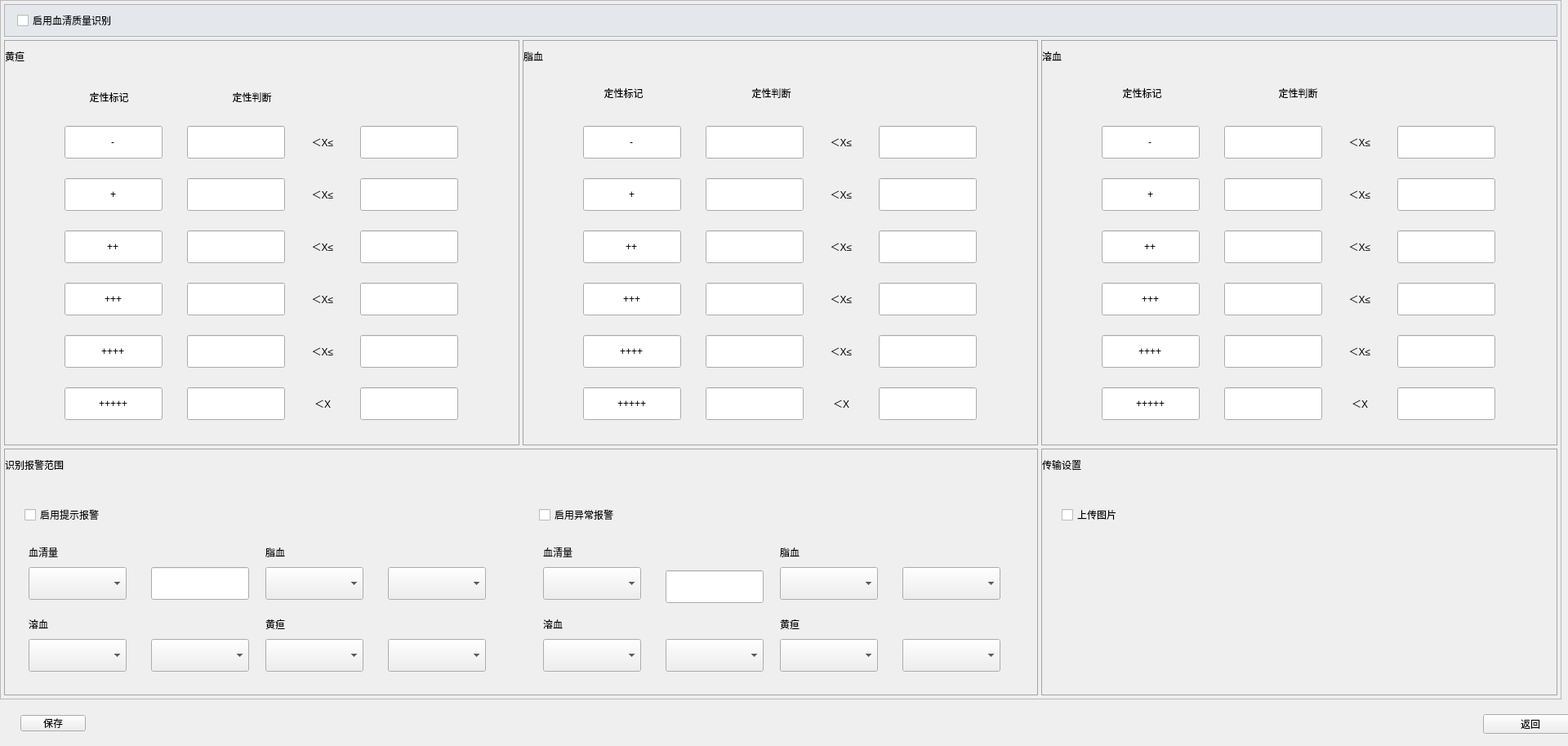
<?xml version="1.0" encoding="UTF-8"?>
<ui version="4.0">
 <class>AiAnalysisWgt</class>
 <widget class="QWidget" name="AiAnalysisWgt">
  <property name="geometry">
   <rect>
    <x>0</x>
    <y>0</y>
    <width>1920</width>
    <height>913</height>
   </rect>
  </property>
  <property name="windowTitle">
   <string>Form</string>
  </property>
  <widget class="QPushButton" name="flat_return">
   <property name="geometry">
    <rect>
     <x>1816</x>
     <y>874</y>
     <width>116</width>
     <height>24</height>
    </rect>
   </property>
   <property name="text">
    <string>返回</string>
   </property>
   <property name="buttons" stdset="0">
    <string>flat</string>
   </property>
  </widget>
  <widget class="QWidget" name="widget" native="true">
   <property name="geometry">
    <rect>
     <x>25</x>
     <y>875</y>
     <width>861</width>
     <height>20</height>
    </rect>
   </property>
   <layout class="QHBoxLayout" name="horizontalLayout">
    <property name="spacing">
     <number>70</number>
    </property>
    <property name="leftMargin">
     <number>0</number>
    </property>
    <property name="topMargin">
     <number>0</number>
    </property>
    <property name="rightMargin">
     <number>0</number>
    </property>
    <property name="bottomMargin">
     <number>0</number>
    </property>
    <item>
     <widget class="QPushButton" name="flat_save">
      <property name="text">
       <string>保存</string>
      </property>
      <property name="buttons" stdset="0">
       <string>flat</string>
      </property>
     </widget>
    </item>
    <item>
     <spacer name="horizontalSpacer">
      <property name="orientation">
       <enum>Qt::Horizontal</enum>
      </property>
      <property name="sizeHint" stdset="0">
       <size>
        <width>40</width>
        <height>20</height>
       </size>
      </property>
     </spacer>
    </item>
   </layout>
  </widget>
  <widget class="QFrame" name="line_h_2">
   <property name="geometry">
    <rect>
     <x>0</x>
     <y>855</y>
     <width>1912</width>
     <height>1</height>
    </rect>
   </property>
   <property name="frameShape">
    <enum>QFrame::StyledPanel</enum>
   </property>
   <property name="frameShadow">
    <enum>QFrame::Raised</enum>
   </property>
   <property name="lines" stdset="0">
    <string>solid</string>
   </property>
  </widget>
  <widget class="QFrame" name="line_v_2">
   <property name="geometry">
    <rect>
     <x>1911</x>
     <y>0</y>
     <width>1</width>
     <height>855</height>
    </rect>
   </property>
   <property name="frameShape">
    <enum>QFrame::StyledPanel</enum>
   </property>
   <property name="frameShadow">
    <enum>QFrame::Raised</enum>
   </property>
   <property name="lines" stdset="0">
    <string>solid</string>
   </property>
  </widget>
  <widget class="QFrame" name="line_v">
   <property name="geometry">
    <rect>
     <x>0</x>
     <y>0</y>
     <width>1</width>
     <height>855</height>
    </rect>
   </property>
   <property name="frameShape">
    <enum>QFrame::StyledPanel</enum>
   </property>
   <property name="frameShadow">
    <enum>QFrame::Raised</enum>
   </property>
   <property name="lines" stdset="0">
    <string>solid</string>
   </property>
  </widget>
  <widget class="QFrame" name="line_h">
   <property name="geometry">
    <rect>
     <x>0</x>
     <y>0</y>
     <width>1912</width>
     <height>1</height>
    </rect>
   </property>
   <property name="styleSheet">
    <string notr="true"/>
   </property>
   <property name="frameShape">
    <enum>QFrame::StyledPanel</enum>
   </property>
   <property name="frameShadow">
    <enum>QFrame::Raised</enum>
   </property>
   <property name="lines" stdset="0">
    <string>solid</string>
   </property>
  </widget>
  <widget class="QFrame" name="AiSwitchFrame">
   <property name="geometry">
    <rect>
     <x>5</x>
     <y>5</y>
     <width>1902</width>
     <height>40</height>
    </rect>
   </property>
   <property name="minimumSize">
    <size>
     <width>1902</width>
     <height>40</height>
    </size>
   </property>
   <property name="maximumSize">
    <size>
     <width>1902</width>
     <height>40</height>
    </size>
   </property>
   <property name="styleSheet">
    <string notr="true">QFrame#AiSwitchFrame
{
	background:#e4e7ec;
}</string>
   </property>
   <property name="frameShape">
    <enum>QFrame::StyledPanel</enum>
   </property>
   <property name="frameShadow">
    <enum>QFrame::Raised</enum>
   </property>
   <layout class="QHBoxLayout" name="horizontalLayout_2" stretch="0,1">
    <property name="spacing">
     <number>0</number>
    </property>
    <property name="leftMargin">
     <number>15</number>
    </property>
    <property name="topMargin">
     <number>0</number>
    </property>
    <property name="rightMargin">
     <number>0</number>
    </property>
    <property name="bottomMargin">
     <number>0</number>
    </property>
    <item>
     <widget class="QCheckBox" name="AiSwitchCB">
      <property name="minimumSize">
       <size>
        <width>0</width>
        <height>30</height>
       </size>
      </property>
      <property name="maximumSize">
       <size>
        <width>16777215</width>
        <height>30</height>
       </size>
      </property>
      <property name="text">
       <string>启用血清质量识别</string>
      </property>
      <property name="checks" stdset="0">
       <string notr="true">push</string>
      </property>
     </widget>
    </item>
    <item>
     <spacer name="horizontalSpacer_2">
      <property name="orientation">
       <enum>Qt::Horizontal</enum>
      </property>
      <property name="sizeHint" stdset="0">
       <size>
        <width>1746</width>
        <height>20</height>
       </size>
      </property>
     </spacer>
    </item>
   </layout>
  </widget>
  <widget class="QFrame" name="HuangDanFrame">
   <property name="geometry">
    <rect>
     <x>5</x>
     <y>49</y>
     <width>631</width>
     <height>496</height>
    </rect>
   </property>
   <property name="styleSheet">
    <string notr="true">QFrame#HuangDanFrame
{
	border:1px solid #a4a4a4;
}</string>
   </property>
   <property name="frameShape">
    <enum>QFrame::StyledPanel</enum>
   </property>
   <property name="frameShadow">
    <enum>QFrame::Raised</enum>
   </property>
   <widget class="QLabel" name="HuangdanLab">
    <property name="geometry">
     <rect>
      <x>1</x>
      <y>1</y>
      <width>629</width>
      <height>38</height>
     </rect>
    </property>
    <property name="styleSheet">
     <string notr="true"/>
    </property>
    <property name="text">
     <string>黄疸</string>
    </property>
    <property name="bks" stdset="0">
     <string notr="true">gray</string>
    </property>
    <property name="paddings_left" stdset="0">
     <string notr="true">l_15</string>
    </property>
   </widget>
   <widget class="QLineEdit" name="MarkFlagEdit">
    <property name="geometry">
     <rect>
      <x>74</x>
      <y>105</y>
      <width>120</width>
      <height>40</height>
     </rect>
    </property>
    <property name="text">
     <string>-</string>
    </property>
    <property name="alignment">
     <set>Qt::AlignCenter</set>
    </property>
    <property name="readOnly">
     <bool>true</bool>
    </property>
   </widget>
   <widget class="QLineEdit" name="MarkFlagEdit_1">
    <property name="geometry">
     <rect>
      <x>74</x>
      <y>169</y>
      <width>120</width>
      <height>40</height>
     </rect>
    </property>
    <property name="text">
     <string>+</string>
    </property>
    <property name="alignment">
     <set>Qt::AlignCenter</set>
    </property>
    <property name="readOnly">
     <bool>true</bool>
    </property>
   </widget>
   <widget class="QLineEdit" name="MarkLowertHgEdit">
    <property name="geometry">
     <rect>
      <x>224</x>
      <y>105</y>
      <width>120</width>
      <height>40</height>
     </rect>
    </property>
   </widget>
   <widget class="QLineEdit" name="MarkLowertHgEdit_1">
    <property name="geometry">
     <rect>
      <x>224</x>
      <y>169</y>
      <width>120</width>
      <height>40</height>
     </rect>
    </property>
   </widget>
   <widget class="QLabel" name="MarkHgLab">
    <property name="geometry">
     <rect>
      <x>53</x>
      <y>34</y>
      <width>151</width>
      <height>71</height>
     </rect>
    </property>
    <property name="text">
     <string>定性标记</string>
    </property>
    <property name="alignment">
     <set>Qt::AlignCenter</set>
    </property>
   </widget>
   <widget class="QLabel" name="AnalysisHgLab">
    <property name="geometry">
     <rect>
      <x>213</x>
      <y>34</y>
      <width>181</width>
      <height>71</height>
     </rect>
    </property>
    <property name="text">
     <string>定性判断</string>
    </property>
    <property name="alignment">
     <set>Qt::AlignCenter</set>
    </property>
   </widget>
   <widget class="QLineEdit" name="MarkUppertHgEdit">
    <property name="geometry">
     <rect>
      <x>436</x>
      <y>105</y>
      <width>120</width>
      <height>40</height>
     </rect>
    </property>
   </widget>
   <widget class="QLineEdit" name="MarkUppertHgEdit_1">
    <property name="geometry">
     <rect>
      <x>436</x>
      <y>169</y>
      <width>120</width>
      <height>40</height>
     </rect>
    </property>
   </widget>
   <widget class="QLabel" name="RangeLab">
    <property name="geometry">
     <rect>
      <x>344</x>
      <y>105</y>
      <width>92</width>
      <height>40</height>
     </rect>
    </property>
    <property name="text">
     <string>＜X≤</string>
    </property>
    <property name="alignment">
     <set>Qt::AlignCenter</set>
    </property>
   </widget>
   <widget class="QLabel" name="RangeLabl_1">
    <property name="geometry">
     <rect>
      <x>344</x>
      <y>169</y>
      <width>92</width>
      <height>40</height>
     </rect>
    </property>
    <property name="text">
     <string>＜X≤</string>
    </property>
    <property name="alignment">
     <set>Qt::AlignCenter</set>
    </property>
   </widget>
   <widget class="QLineEdit" name="MarkUppertHgEdit_2">
    <property name="geometry">
     <rect>
      <x>436</x>
      <y>233</y>
      <width>120</width>
      <height>40</height>
     </rect>
    </property>
   </widget>
   <widget class="QLabel" name="RangeLab_2">
    <property name="geometry">
     <rect>
      <x>344</x>
      <y>233</y>
      <width>92</width>
      <height>40</height>
     </rect>
    </property>
    <property name="text">
     <string>＜X≤</string>
    </property>
    <property name="alignment">
     <set>Qt::AlignCenter</set>
    </property>
   </widget>
   <widget class="QLineEdit" name="MarkLowertHgEdit_2">
    <property name="geometry">
     <rect>
      <x>224</x>
      <y>233</y>
      <width>120</width>
      <height>40</height>
     </rect>
    </property>
   </widget>
   <widget class="QLineEdit" name="MarkFlagEdit_2">
    <property name="geometry">
     <rect>
      <x>74</x>
      <y>233</y>
      <width>120</width>
      <height>40</height>
     </rect>
    </property>
    <property name="text">
     <string>++</string>
    </property>
    <property name="alignment">
     <set>Qt::AlignCenter</set>
    </property>
    <property name="readOnly">
     <bool>true</bool>
    </property>
   </widget>
   <widget class="QLineEdit" name="MarkUppertHgEdit_3">
    <property name="geometry">
     <rect>
      <x>436</x>
      <y>297</y>
      <width>120</width>
      <height>40</height>
     </rect>
    </property>
   </widget>
   <widget class="QLabel" name="RangeLab_3">
    <property name="geometry">
     <rect>
      <x>344</x>
      <y>297</y>
      <width>92</width>
      <height>40</height>
     </rect>
    </property>
    <property name="text">
     <string>＜X≤</string>
    </property>
    <property name="alignment">
     <set>Qt::AlignCenter</set>
    </property>
   </widget>
   <widget class="QLineEdit" name="MarkLowertHgEdit_3">
    <property name="geometry">
     <rect>
      <x>224</x>
      <y>297</y>
      <width>120</width>
      <height>40</height>
     </rect>
    </property>
   </widget>
   <widget class="QLineEdit" name="MarkFlagEdit_3">
    <property name="geometry">
     <rect>
      <x>74</x>
      <y>297</y>
      <width>120</width>
      <height>40</height>
     </rect>
    </property>
    <property name="text">
     <string>+++</string>
    </property>
    <property name="alignment">
     <set>Qt::AlignCenter</set>
    </property>
    <property name="readOnly">
     <bool>true</bool>
    </property>
   </widget>
   <widget class="QLineEdit" name="MarkUppertHgEdit_4">
    <property name="geometry">
     <rect>
      <x>436</x>
      <y>361</y>
      <width>120</width>
      <height>40</height>
     </rect>
    </property>
   </widget>
   <widget class="QLabel" name="RangeLab_4">
    <property name="geometry">
     <rect>
      <x>344</x>
      <y>361</y>
      <width>92</width>
      <height>40</height>
     </rect>
    </property>
    <property name="text">
     <string>＜X≤</string>
    </property>
    <property name="alignment">
     <set>Qt::AlignCenter</set>
    </property>
   </widget>
   <widget class="QLineEdit" name="MarkLowertHgEdit_4">
    <property name="geometry">
     <rect>
      <x>224</x>
      <y>361</y>
      <width>120</width>
      <height>40</height>
     </rect>
    </property>
   </widget>
   <widget class="QLineEdit" name="MarkFlagEdit_4">
    <property name="geometry">
     <rect>
      <x>74</x>
      <y>361</y>
      <width>120</width>
      <height>40</height>
     </rect>
    </property>
    <property name="text">
     <string>++++</string>
    </property>
    <property name="alignment">
     <set>Qt::AlignCenter</set>
    </property>
    <property name="readOnly">
     <bool>true</bool>
    </property>
   </widget>
   <widget class="QLineEdit" name="MarkUppertHgEdit_5">
    <property name="geometry">
     <rect>
      <x>436</x>
      <y>425</y>
      <width>120</width>
      <height>40</height>
     </rect>
    </property>
   </widget>
   <widget class="QLabel" name="RangeLab_5">
    <property name="geometry">
     <rect>
      <x>344</x>
      <y>425</y>
      <width>92</width>
      <height>40</height>
     </rect>
    </property>
    <property name="text">
     <string>＜X</string>
    </property>
    <property name="alignment">
     <set>Qt::AlignCenter</set>
    </property>
   </widget>
   <widget class="QLineEdit" name="MarkLowertHgEdit_5">
    <property name="geometry">
     <rect>
      <x>224</x>
      <y>425</y>
      <width>120</width>
      <height>40</height>
     </rect>
    </property>
   </widget>
   <widget class="QLineEdit" name="MarkFlagEdit_5">
    <property name="geometry">
     <rect>
      <x>74</x>
      <y>425</y>
      <width>120</width>
      <height>40</height>
     </rect>
    </property>
    <property name="text">
     <string>+++++</string>
    </property>
    <property name="alignment">
     <set>Qt::AlignCenter</set>
    </property>
    <property name="readOnly">
     <bool>true</bool>
    </property>
   </widget>
  </widget>
  <widget class="QFrame" name="ZhiXueFrame">
   <property name="geometry">
    <rect>
     <x>640</x>
     <y>49</y>
     <width>631</width>
     <height>496</height>
    </rect>
   </property>
   <property name="styleSheet">
    <string notr="true">QFrame#ZhiXueFrame
{
	border:1px solid #a4a4a4;
}</string>
   </property>
   <property name="frameShape">
    <enum>QFrame::StyledPanel</enum>
   </property>
   <property name="frameShadow">
    <enum>QFrame::Raised</enum>
   </property>
   <widget class="QLabel" name="HuangdanLab_2">
    <property name="geometry">
     <rect>
      <x>1</x>
      <y>1</y>
      <width>629</width>
      <height>38</height>
     </rect>
    </property>
    <property name="styleSheet">
     <string notr="true"/>
    </property>
    <property name="text">
     <string>脂血</string>
    </property>
    <property name="bks" stdset="0">
     <string notr="true">gray</string>
    </property>
    <property name="paddings_left" stdset="0">
     <string notr="true">l_15</string>
    </property>
   </widget>
   <widget class="QLineEdit" name="MarkFlagEdit_6">
    <property name="geometry">
     <rect>
      <x>74</x>
      <y>105</y>
      <width>120</width>
      <height>40</height>
     </rect>
    </property>
    <property name="text">
     <string>-</string>
    </property>
    <property name="alignment">
     <set>Qt::AlignCenter</set>
    </property>
    <property name="readOnly">
     <bool>true</bool>
    </property>
   </widget>
   <widget class="QLineEdit" name="MarkFlagEdit_7">
    <property name="geometry">
     <rect>
      <x>74</x>
      <y>169</y>
      <width>120</width>
      <height>40</height>
     </rect>
    </property>
    <property name="text">
     <string>+</string>
    </property>
    <property name="alignment">
     <set>Qt::AlignCenter</set>
    </property>
    <property name="readOnly">
     <bool>true</bool>
    </property>
   </widget>
   <widget class="QLineEdit" name="MarkLowertZxEdit">
    <property name="geometry">
     <rect>
      <x>224</x>
      <y>105</y>
      <width>120</width>
      <height>40</height>
     </rect>
    </property>
   </widget>
   <widget class="QLineEdit" name="MarkLowertZxEdit_1">
    <property name="geometry">
     <rect>
      <x>224</x>
      <y>169</y>
      <width>120</width>
      <height>40</height>
     </rect>
    </property>
   </widget>
   <widget class="QLabel" name="MarkHgLab_2">
    <property name="geometry">
     <rect>
      <x>43</x>
      <y>24</y>
      <width>161</width>
      <height>81</height>
     </rect>
    </property>
    <property name="text">
     <string>定性标记</string>
    </property>
    <property name="alignment">
     <set>Qt::AlignCenter</set>
    </property>
   </widget>
   <widget class="QLabel" name="AnalysisHgLab_2">
    <property name="geometry">
     <rect>
      <x>214</x>
      <y>24</y>
      <width>181</width>
      <height>81</height>
     </rect>
    </property>
    <property name="text">
     <string>定性判断</string>
    </property>
    <property name="alignment">
     <set>Qt::AlignCenter</set>
    </property>
   </widget>
   <widget class="QLineEdit" name="MarkUppertZxEdit">
    <property name="geometry">
     <rect>
      <x>436</x>
      <y>105</y>
      <width>120</width>
      <height>40</height>
     </rect>
    </property>
   </widget>
   <widget class="QLineEdit" name="MarkUppertZxEdit_1">
    <property name="geometry">
     <rect>
      <x>436</x>
      <y>169</y>
      <width>120</width>
      <height>40</height>
     </rect>
    </property>
   </widget>
   <widget class="QLabel" name="RangeLab_6">
    <property name="geometry">
     <rect>
      <x>344</x>
      <y>105</y>
      <width>92</width>
      <height>40</height>
     </rect>
    </property>
    <property name="text">
     <string>＜X≤</string>
    </property>
    <property name="alignment">
     <set>Qt::AlignCenter</set>
    </property>
   </widget>
   <widget class="QLabel" name="RangeLabl_2">
    <property name="geometry">
     <rect>
      <x>344</x>
      <y>169</y>
      <width>92</width>
      <height>40</height>
     </rect>
    </property>
    <property name="text">
     <string>＜X≤</string>
    </property>
    <property name="alignment">
     <set>Qt::AlignCenter</set>
    </property>
   </widget>
   <widget class="QLineEdit" name="MarkUppertZxEdit_2">
    <property name="geometry">
     <rect>
      <x>436</x>
      <y>233</y>
      <width>120</width>
      <height>40</height>
     </rect>
    </property>
   </widget>
   <widget class="QLabel" name="RangeLab_7">
    <property name="geometry">
     <rect>
      <x>344</x>
      <y>233</y>
      <width>92</width>
      <height>40</height>
     </rect>
    </property>
    <property name="text">
     <string>＜X≤</string>
    </property>
    <property name="alignment">
     <set>Qt::AlignCenter</set>
    </property>
   </widget>
   <widget class="QLineEdit" name="MarkLowertZxEdit_2">
    <property name="geometry">
     <rect>
      <x>224</x>
      <y>233</y>
      <width>120</width>
      <height>40</height>
     </rect>
    </property>
   </widget>
   <widget class="QLineEdit" name="MarkFlagEdit_8">
    <property name="geometry">
     <rect>
      <x>74</x>
      <y>233</y>
      <width>120</width>
      <height>40</height>
     </rect>
    </property>
    <property name="text">
     <string>++</string>
    </property>
    <property name="alignment">
     <set>Qt::AlignCenter</set>
    </property>
    <property name="readOnly">
     <bool>true</bool>
    </property>
   </widget>
   <widget class="QLineEdit" name="MarkUppertZxEdit_3">
    <property name="geometry">
     <rect>
      <x>436</x>
      <y>297</y>
      <width>120</width>
      <height>40</height>
     </rect>
    </property>
   </widget>
   <widget class="QLabel" name="RangeLab_8">
    <property name="geometry">
     <rect>
      <x>344</x>
      <y>297</y>
      <width>92</width>
      <height>40</height>
     </rect>
    </property>
    <property name="text">
     <string>＜X≤</string>
    </property>
    <property name="alignment">
     <set>Qt::AlignCenter</set>
    </property>
   </widget>
   <widget class="QLineEdit" name="MarkLowertZxEdit_3">
    <property name="geometry">
     <rect>
      <x>224</x>
      <y>297</y>
      <width>120</width>
      <height>40</height>
     </rect>
    </property>
   </widget>
   <widget class="QLineEdit" name="MarkFlagEdit_9">
    <property name="geometry">
     <rect>
      <x>74</x>
      <y>297</y>
      <width>120</width>
      <height>40</height>
     </rect>
    </property>
    <property name="text">
     <string>+++</string>
    </property>
    <property name="alignment">
     <set>Qt::AlignCenter</set>
    </property>
    <property name="readOnly">
     <bool>true</bool>
    </property>
   </widget>
   <widget class="QLineEdit" name="MarkUppertZxEdit_4">
    <property name="geometry">
     <rect>
      <x>436</x>
      <y>361</y>
      <width>120</width>
      <height>40</height>
     </rect>
    </property>
   </widget>
   <widget class="QLabel" name="RangeLab_9">
    <property name="geometry">
     <rect>
      <x>344</x>
      <y>361</y>
      <width>92</width>
      <height>40</height>
     </rect>
    </property>
    <property name="text">
     <string>＜X≤</string>
    </property>
    <property name="alignment">
     <set>Qt::AlignCenter</set>
    </property>
   </widget>
   <widget class="QLineEdit" name="MarkLowertZxEdit_4">
    <property name="geometry">
     <rect>
      <x>224</x>
      <y>361</y>
      <width>120</width>
      <height>40</height>
     </rect>
    </property>
   </widget>
   <widget class="QLineEdit" name="MarkFlagEdit_10">
    <property name="geometry">
     <rect>
      <x>74</x>
      <y>361</y>
      <width>120</width>
      <height>40</height>
     </rect>
    </property>
    <property name="text">
     <string>++++</string>
    </property>
    <property name="alignment">
     <set>Qt::AlignCenter</set>
    </property>
    <property name="readOnly">
     <bool>true</bool>
    </property>
   </widget>
   <widget class="QLineEdit" name="MarkUppertZxEdit_5">
    <property name="geometry">
     <rect>
      <x>436</x>
      <y>425</y>
      <width>120</width>
      <height>40</height>
     </rect>
    </property>
   </widget>
   <widget class="QLabel" name="RangeLab_10">
    <property name="geometry">
     <rect>
      <x>344</x>
      <y>425</y>
      <width>92</width>
      <height>40</height>
     </rect>
    </property>
    <property name="text">
     <string>＜X</string>
    </property>
    <property name="alignment">
     <set>Qt::AlignCenter</set>
    </property>
   </widget>
   <widget class="QLineEdit" name="MarkLowertZxEdit_5">
    <property name="geometry">
     <rect>
      <x>224</x>
      <y>425</y>
      <width>120</width>
      <height>40</height>
     </rect>
    </property>
   </widget>
   <widget class="QLineEdit" name="MarkFlagEdit_11">
    <property name="geometry">
     <rect>
      <x>74</x>
      <y>425</y>
      <width>120</width>
      <height>40</height>
     </rect>
    </property>
    <property name="text">
     <string>+++++</string>
    </property>
    <property name="alignment">
     <set>Qt::AlignCenter</set>
    </property>
    <property name="readOnly">
     <bool>true</bool>
    </property>
   </widget>
  </widget>
  <widget class="QFrame" name="RongXueFrame">
   <property name="geometry">
    <rect>
     <x>1275</x>
     <y>49</y>
     <width>632</width>
     <height>496</height>
    </rect>
   </property>
   <property name="styleSheet">
    <string notr="true">QFrame#RongXueFrame
{
	border:1px solid #a4a4a4;
}</string>
   </property>
   <property name="frameShape">
    <enum>QFrame::StyledPanel</enum>
   </property>
   <property name="frameShadow">
    <enum>QFrame::Raised</enum>
   </property>
   <widget class="QLabel" name="HuangdanLab_3">
    <property name="geometry">
     <rect>
      <x>1</x>
      <y>1</y>
      <width>630</width>
      <height>38</height>
     </rect>
    </property>
    <property name="styleSheet">
     <string notr="true"/>
    </property>
    <property name="text">
     <string>溶血</string>
    </property>
    <property name="bks" stdset="0">
     <string notr="true">gray</string>
    </property>
    <property name="paddings_left" stdset="0">
     <string notr="true">l_15</string>
    </property>
   </widget>
   <widget class="QLineEdit" name="MarkFlagEdit_12">
    <property name="geometry">
     <rect>
      <x>74</x>
      <y>105</y>
      <width>120</width>
      <height>40</height>
     </rect>
    </property>
    <property name="text">
     <string>-</string>
    </property>
    <property name="alignment">
     <set>Qt::AlignCenter</set>
    </property>
    <property name="readOnly">
     <bool>true</bool>
    </property>
   </widget>
   <widget class="QLineEdit" name="MarkFlagEdit_13">
    <property name="geometry">
     <rect>
      <x>74</x>
      <y>169</y>
      <width>120</width>
      <height>40</height>
     </rect>
    </property>
    <property name="text">
     <string>+</string>
    </property>
    <property name="alignment">
     <set>Qt::AlignCenter</set>
    </property>
    <property name="readOnly">
     <bool>true</bool>
    </property>
   </widget>
   <widget class="QLineEdit" name="MarkLowertRxEdit">
    <property name="geometry">
     <rect>
      <x>224</x>
      <y>105</y>
      <width>120</width>
      <height>40</height>
     </rect>
    </property>
   </widget>
   <widget class="QLineEdit" name="MarkLowertRxEdit_1">
    <property name="geometry">
     <rect>
      <x>224</x>
      <y>169</y>
      <width>120</width>
      <height>40</height>
     </rect>
    </property>
   </widget>
   <widget class="QLabel" name="MarkHgLab_3">
    <property name="geometry">
     <rect>
      <x>43</x>
      <y>24</y>
      <width>161</width>
      <height>81</height>
     </rect>
    </property>
    <property name="text">
     <string>定性标记</string>
    </property>
    <property name="alignment">
     <set>Qt::AlignCenter</set>
    </property>
   </widget>
   <widget class="QLabel" name="AnalysisHgLab_3">
    <property name="geometry">
     <rect>
      <x>214</x>
      <y>24</y>
      <width>201</width>
      <height>81</height>
     </rect>
    </property>
    <property name="text">
     <string>定性判断</string>
    </property>
    <property name="alignment">
     <set>Qt::AlignCenter</set>
    </property>
   </widget>
   <widget class="QLineEdit" name="MarkUppertRxEdit">
    <property name="geometry">
     <rect>
      <x>436</x>
      <y>105</y>
      <width>120</width>
      <height>40</height>
     </rect>
    </property>
   </widget>
   <widget class="QLineEdit" name="MarkUppertRxEdit_1">
    <property name="geometry">
     <rect>
      <x>436</x>
      <y>169</y>
      <width>120</width>
      <height>40</height>
     </rect>
    </property>
   </widget>
   <widget class="QLabel" name="RangeLab_11">
    <property name="geometry">
     <rect>
      <x>344</x>
      <y>105</y>
      <width>92</width>
      <height>40</height>
     </rect>
    </property>
    <property name="text">
     <string>＜X≤</string>
    </property>
    <property name="alignment">
     <set>Qt::AlignCenter</set>
    </property>
   </widget>
   <widget class="QLabel" name="RangeLabl_3">
    <property name="geometry">
     <rect>
      <x>344</x>
      <y>169</y>
      <width>92</width>
      <height>40</height>
     </rect>
    </property>
    <property name="text">
     <string>＜X≤</string>
    </property>
    <property name="alignment">
     <set>Qt::AlignCenter</set>
    </property>
   </widget>
   <widget class="QLineEdit" name="MarkUppertRxEdit_2">
    <property name="geometry">
     <rect>
      <x>436</x>
      <y>233</y>
      <width>120</width>
      <height>40</height>
     </rect>
    </property>
   </widget>
   <widget class="QLabel" name="RangeLab_12">
    <property name="geometry">
     <rect>
      <x>344</x>
      <y>233</y>
      <width>92</width>
      <height>40</height>
     </rect>
    </property>
    <property name="text">
     <string>＜X≤</string>
    </property>
    <property name="alignment">
     <set>Qt::AlignCenter</set>
    </property>
   </widget>
   <widget class="QLineEdit" name="MarkLowertRxEdit_2">
    <property name="geometry">
     <rect>
      <x>224</x>
      <y>233</y>
      <width>120</width>
      <height>40</height>
     </rect>
    </property>
   </widget>
   <widget class="QLineEdit" name="MarkFlagEdit_14">
    <property name="geometry">
     <rect>
      <x>74</x>
      <y>233</y>
      <width>120</width>
      <height>40</height>
     </rect>
    </property>
    <property name="text">
     <string>++</string>
    </property>
    <property name="alignment">
     <set>Qt::AlignCenter</set>
    </property>
    <property name="readOnly">
     <bool>true</bool>
    </property>
   </widget>
   <widget class="QLineEdit" name="MarkUppertRxEdit_3">
    <property name="geometry">
     <rect>
      <x>436</x>
      <y>297</y>
      <width>120</width>
      <height>40</height>
     </rect>
    </property>
   </widget>
   <widget class="QLabel" name="RangeLab_13">
    <property name="geometry">
     <rect>
      <x>344</x>
      <y>297</y>
      <width>92</width>
      <height>40</height>
     </rect>
    </property>
    <property name="text">
     <string>＜X≤</string>
    </property>
    <property name="alignment">
     <set>Qt::AlignCenter</set>
    </property>
   </widget>
   <widget class="QLineEdit" name="MarkLowertRxEdit_3">
    <property name="geometry">
     <rect>
      <x>224</x>
      <y>297</y>
      <width>120</width>
      <height>40</height>
     </rect>
    </property>
   </widget>
   <widget class="QLineEdit" name="MarkFlagEdit_15">
    <property name="geometry">
     <rect>
      <x>74</x>
      <y>297</y>
      <width>120</width>
      <height>40</height>
     </rect>
    </property>
    <property name="text">
     <string>+++</string>
    </property>
    <property name="alignment">
     <set>Qt::AlignCenter</set>
    </property>
    <property name="readOnly">
     <bool>true</bool>
    </property>
   </widget>
   <widget class="QLineEdit" name="MarkUppertRxEdit_4">
    <property name="geometry">
     <rect>
      <x>436</x>
      <y>361</y>
      <width>120</width>
      <height>40</height>
     </rect>
    </property>
   </widget>
   <widget class="QLabel" name="RangeLab_14">
    <property name="geometry">
     <rect>
      <x>344</x>
      <y>361</y>
      <width>92</width>
      <height>40</height>
     </rect>
    </property>
    <property name="text">
     <string>＜X≤</string>
    </property>
    <property name="alignment">
     <set>Qt::AlignCenter</set>
    </property>
   </widget>
   <widget class="QLineEdit" name="MarkLowertRxEdit_4">
    <property name="geometry">
     <rect>
      <x>224</x>
      <y>361</y>
      <width>120</width>
      <height>40</height>
     </rect>
    </property>
   </widget>
   <widget class="QLineEdit" name="MarkFlagEdit_16">
    <property name="geometry">
     <rect>
      <x>74</x>
      <y>361</y>
      <width>120</width>
      <height>40</height>
     </rect>
    </property>
    <property name="text">
     <string>++++</string>
    </property>
    <property name="alignment">
     <set>Qt::AlignCenter</set>
    </property>
    <property name="readOnly">
     <bool>true</bool>
    </property>
   </widget>
   <widget class="QLineEdit" name="MarkUppertRxEdit_5">
    <property name="geometry">
     <rect>
      <x>436</x>
      <y>425</y>
      <width>120</width>
      <height>40</height>
     </rect>
    </property>
   </widget>
   <widget class="QLabel" name="RangeLab_15">
    <property name="geometry">
     <rect>
      <x>344</x>
      <y>425</y>
      <width>92</width>
      <height>40</height>
     </rect>
    </property>
    <property name="text">
     <string>＜X</string>
    </property>
    <property name="alignment">
     <set>Qt::AlignCenter</set>
    </property>
   </widget>
   <widget class="QLineEdit" name="MarkLowertRxEdit_5">
    <property name="geometry">
     <rect>
      <x>224</x>
      <y>425</y>
      <width>120</width>
      <height>40</height>
     </rect>
    </property>
   </widget>
   <widget class="QLineEdit" name="MarkFlagEdit_17">
    <property name="geometry">
     <rect>
      <x>74</x>
      <y>425</y>
      <width>120</width>
      <height>40</height>
     </rect>
    </property>
    <property name="text">
     <string>+++++</string>
    </property>
    <property name="alignment">
     <set>Qt::AlignCenter</set>
    </property>
    <property name="readOnly">
     <bool>true</bool>
    </property>
   </widget>
  </widget>
  <widget class="QFrame" name="AlarmRangeFrame">
   <property name="geometry">
    <rect>
     <x>5</x>
     <y>549</y>
     <width>1266</width>
     <height>302</height>
    </rect>
   </property>
   <property name="styleSheet">
    <string notr="true">QFrame#AlarmRangeFrame
{
	border:1px solid #a4a4a4;
}</string>
   </property>
   <property name="frameShape">
    <enum>QFrame::StyledPanel</enum>
   </property>
   <property name="frameShadow">
    <enum>QFrame::Raised</enum>
   </property>
   <widget class="QLabel" name="AlarmRangeLab">
    <property name="geometry">
     <rect>
      <x>1</x>
      <y>1</y>
      <width>1264</width>
      <height>38</height>
     </rect>
    </property>
    <property name="styleSheet">
     <string notr="true"/>
    </property>
    <property name="text">
     <string>识别报警范围</string>
    </property>
    <property name="bks" stdset="0">
     <string notr="true">gray</string>
    </property>
    <property name="paddings_left" stdset="0">
     <string notr="true">l_15</string>
    </property>
   </widget>
   <widget class="QLabel" name="MarkHgLab_4">
    <property name="geometry">
     <rect>
      <x>30</x>
      <y>107</y>
      <width>151</width>
      <height>40</height>
     </rect>
    </property>
    <property name="text">
     <string>血清量</string>
    </property>
    <property name="alignment">
     <set>Qt::AlignLeading|Qt::AlignLeft|Qt::AlignVCenter</set>
    </property>
   </widget>
   <widget class="QLabel" name="AnalysisHgLab_4">
    <property name="geometry">
     <rect>
      <x>320</x>
      <y>107</y>
      <width>151</width>
      <height>40</height>
     </rect>
    </property>
    <property name="text">
     <string>脂血</string>
    </property>
    <property name="alignment">
     <set>Qt::AlignLeading|Qt::AlignLeft|Qt::AlignVCenter</set>
    </property>
   </widget>
   <widget class="QCheckBox" name="NoticeCB">
    <property name="geometry">
     <rect>
      <x>25</x>
      <y>66</y>
      <width>560</width>
      <height>30</height>
     </rect>
    </property>
    <property name="minimumSize">
     <size>
      <width>0</width>
      <height>30</height>
     </size>
    </property>
    <property name="maximumSize">
     <size>
      <width>16777215</width>
      <height>30</height>
     </size>
    </property>
    <property name="text">
     <string>启用提示报警</string>
    </property>
    <property name="checks" stdset="0">
     <string notr="true">push</string>
    </property>
   </widget>
   <widget class="QLabel" name="AnalysisHgLab_5">
    <property name="geometry">
     <rect>
      <x>320</x>
      <y>195</y>
      <width>151</width>
      <height>40</height>
     </rect>
    </property>
    <property name="text">
     <string>黄疸</string>
    </property>
    <property name="alignment">
     <set>Qt::AlignLeading|Qt::AlignLeft|Qt::AlignVCenter</set>
    </property>
   </widget>
   <widget class="QLabel" name="MarkHgLab_5">
    <property name="geometry">
     <rect>
      <x>30</x>
      <y>195</y>
      <width>151</width>
      <height>40</height>
     </rect>
    </property>
    <property name="text">
     <string>溶血</string>
    </property>
    <property name="alignment">
     <set>Qt::AlignLeading|Qt::AlignLeft|Qt::AlignVCenter</set>
    </property>
   </widget>
   <widget class="QComboBox" name="XueQingNtcCmpCb">
    <property name="geometry">
     <rect>
      <x>30</x>
      <y>145</y>
      <width>120</width>
      <height>40</height>
     </rect>
    </property>
   </widget>
   <widget class="QComboBox" name="ZhiXueNtcCmpCb">
    <property name="geometry">
     <rect>
      <x>320</x>
      <y>145</y>
      <width>120</width>
      <height>40</height>
     </rect>
    </property>
   </widget>
   <widget class="QLineEdit" name="XueQingNtcRangeEdit">
    <property name="geometry">
     <rect>
      <x>180</x>
      <y>145</y>
      <width>120</width>
      <height>40</height>
     </rect>
    </property>
   </widget>
   <widget class="QComboBox" name="RongXueNtcCmpCb">
    <property name="geometry">
     <rect>
      <x>30</x>
      <y>233</y>
      <width>120</width>
      <height>40</height>
     </rect>
    </property>
   </widget>
   <widget class="QComboBox" name="ZhiXueNtcRangeCb">
    <property name="geometry">
     <rect>
      <x>470</x>
      <y>145</y>
      <width>120</width>
      <height>40</height>
     </rect>
    </property>
   </widget>
   <widget class="QComboBox" name="RongXueNtcRangeCb">
    <property name="geometry">
     <rect>
      <x>180</x>
      <y>233</y>
      <width>120</width>
      <height>40</height>
     </rect>
    </property>
   </widget>
   <widget class="QComboBox" name="HuangdanNtcCmpCb">
    <property name="geometry">
     <rect>
      <x>320</x>
      <y>233</y>
      <width>120</width>
      <height>40</height>
     </rect>
    </property>
   </widget>
   <widget class="QComboBox" name="HuangdanNtcRangeCb">
    <property name="geometry">
     <rect>
      <x>470</x>
      <y>233</y>
      <width>120</width>
      <height>40</height>
     </rect>
    </property>
   </widget>
   <widget class="QComboBox" name="HuangdanAbnRangeCb">
    <property name="geometry">
     <rect>
      <x>1100</x>
      <y>233</y>
      <width>120</width>
      <height>40</height>
     </rect>
    </property>
   </widget>
   <widget class="QComboBox" name="HuangdanAbnCmpCb">
    <property name="geometry">
     <rect>
      <x>950</x>
      <y>233</y>
      <width>120</width>
      <height>40</height>
     </rect>
    </property>
   </widget>
   <widget class="QLabel" name="AnalysisHgLab_6">
    <property name="geometry">
     <rect>
      <x>950</x>
      <y>107</y>
      <width>151</width>
      <height>40</height>
     </rect>
    </property>
    <property name="text">
     <string>脂血</string>
    </property>
    <property name="alignment">
     <set>Qt::AlignLeading|Qt::AlignLeft|Qt::AlignVCenter</set>
    </property>
   </widget>
   <widget class="QLabel" name="MarkHgLab_6">
    <property name="geometry">
     <rect>
      <x>660</x>
      <y>195</y>
      <width>151</width>
      <height>40</height>
     </rect>
    </property>
    <property name="text">
     <string>溶血</string>
    </property>
    <property name="alignment">
     <set>Qt::AlignLeading|Qt::AlignLeft|Qt::AlignVCenter</set>
    </property>
   </widget>
   <widget class="QComboBox" name="XueqingAbnCmpCb">
    <property name="geometry">
     <rect>
      <x>660</x>
      <y>145</y>
      <width>120</width>
      <height>40</height>
     </rect>
    </property>
   </widget>
   <widget class="QLabel" name="AnalysisHgLab_7">
    <property name="geometry">
     <rect>
      <x>950</x>
      <y>195</y>
      <width>151</width>
      <height>40</height>
     </rect>
    </property>
    <property name="text">
     <string>黄疸</string>
    </property>
    <property name="alignment">
     <set>Qt::AlignLeading|Qt::AlignLeft|Qt::AlignVCenter</set>
    </property>
   </widget>
   <widget class="QCheckBox" name="AlarmCB">
    <property name="geometry">
     <rect>
      <x>655</x>
      <y>66</y>
      <width>560</width>
      <height>30</height>
     </rect>
    </property>
    <property name="minimumSize">
     <size>
      <width>0</width>
      <height>30</height>
     </size>
    </property>
    <property name="maximumSize">
     <size>
      <width>16777215</width>
      <height>30</height>
     </size>
    </property>
    <property name="text">
     <string>启用异常报警</string>
    </property>
    <property name="checks" stdset="0">
     <string notr="true">push</string>
    </property>
   </widget>
   <widget class="QComboBox" name="RongxueAbnCmpCb">
    <property name="geometry">
     <rect>
      <x>660</x>
      <y>233</y>
      <width>120</width>
      <height>40</height>
     </rect>
    </property>
   </widget>
   <widget class="QComboBox" name="ZhixueAbnCmpCb">
    <property name="geometry">
     <rect>
      <x>950</x>
      <y>145</y>
      <width>120</width>
      <height>40</height>
     </rect>
    </property>
   </widget>
   <widget class="QLineEdit" name="XueqingAbnRangeEdit">
    <property name="geometry">
     <rect>
      <x>810</x>
      <y>149</y>
      <width>120</width>
      <height>40</height>
     </rect>
    </property>
   </widget>
   <widget class="QComboBox" name="ZhixueAbnRangeCb">
    <property name="geometry">
     <rect>
      <x>1100</x>
      <y>145</y>
      <width>120</width>
      <height>40</height>
     </rect>
    </property>
   </widget>
   <widget class="QLabel" name="MarkHgLab_7">
    <property name="geometry">
     <rect>
      <x>660</x>
      <y>107</y>
      <width>151</width>
      <height>40</height>
     </rect>
    </property>
    <property name="text">
     <string>血清量</string>
    </property>
    <property name="alignment">
     <set>Qt::AlignLeading|Qt::AlignLeft|Qt::AlignVCenter</set>
    </property>
   </widget>
   <widget class="QComboBox" name="RongxueAbnRangeCb">
    <property name="geometry">
     <rect>
      <x>810</x>
      <y>233</y>
      <width>120</width>
      <height>40</height>
     </rect>
    </property>
   </widget>
  </widget>
  <widget class="QFrame" name="TransCfgFrame">
   <property name="geometry">
    <rect>
     <x>1275</x>
     <y>549</y>
     <width>632</width>
     <height>302</height>
    </rect>
   </property>
   <property name="styleSheet">
    <string notr="true">QFrame#TransCfgFrame
{
	border:1px solid #a4a4a4;
}</string>
   </property>
   <property name="frameShape">
    <enum>QFrame::StyledPanel</enum>
   </property>
   <property name="frameShadow">
    <enum>QFrame::Raised</enum>
   </property>
   <widget class="QLabel" name="HuangdanLab_4">
    <property name="geometry">
     <rect>
      <x>1</x>
      <y>1</y>
      <width>630</width>
      <height>38</height>
     </rect>
    </property>
    <property name="styleSheet">
     <string notr="true"/>
    </property>
    <property name="text">
     <string>传输设置</string>
    </property>
    <property name="bks" stdset="0">
     <string notr="true">gray</string>
    </property>
    <property name="paddings_left" stdset="0">
     <string notr="true">l_15</string>
    </property>
   </widget>
   <widget class="QCheckBox" name="TransCB">
    <property name="geometry">
     <rect>
      <x>25</x>
      <y>66</y>
      <width>560</width>
      <height>30</height>
     </rect>
    </property>
    <property name="minimumSize">
     <size>
      <width>0</width>
      <height>30</height>
     </size>
    </property>
    <property name="maximumSize">
     <size>
      <width>16777215</width>
      <height>30</height>
     </size>
    </property>
    <property name="text">
     <string>上传图片</string>
    </property>
    <property name="checks" stdset="0">
     <string notr="true">push</string>
    </property>
   </widget>
  </widget>
 </widget>
 <resources/>
 <connections/>
</ui>
